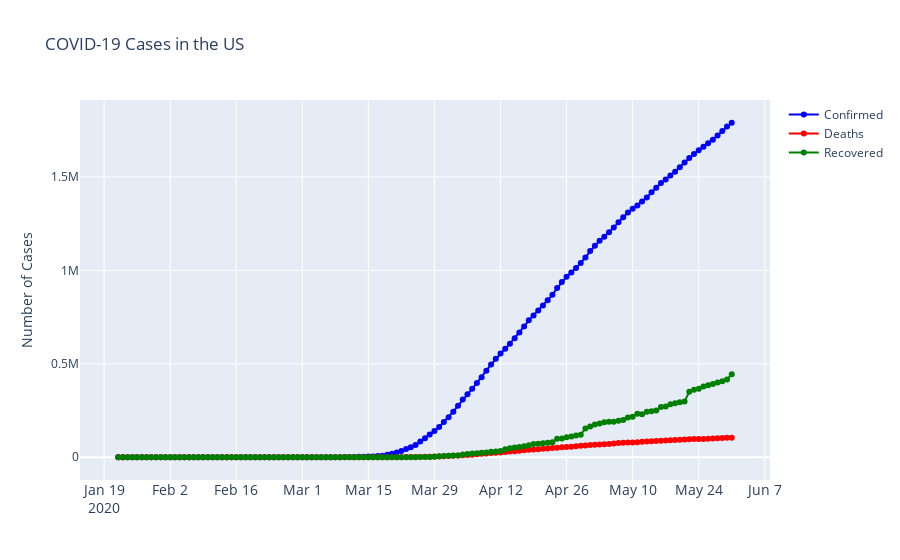

The notebook cell this image was saved under:
### Code cell
#world trend

fig = go.Figure()

fig.add_trace(go.Scatter(x=confirmed['Date'], y=confirmed['Confirmed'], mode='lines+markers',name='Confirmed',line=dict(color='Blue'),connectgaps=True))
fig.add_trace(go.Scatter(x=deaths['Date'], y=deaths['Deaths'], mode='lines+markers',name='Deaths',line=dict(color='Red'),connectgaps=True))
fig.add_trace(go.Scatter(x=recovered['Date'], y=recovered['Recovered'], mode='lines+markers',name='Recovered',line=dict(color='Green'),connectgaps=True))
fig.update_layout(title='COVID-19 Cases in the US', xaxis_tickfont_size=14,yaxis=dict(title='Number of Cases'))


fig.show()
fig.write_html('COVID-19 Cases in the US.html', auto_open=True)

#opens an html

### Figure 1 — Plotly figure (JSON) as saved in the notebook; plotly's stock layout.template omitted (floating-point values rounded to 4 significant figures; data arrays with more than 128 entries replaced by an {"elided": "..."} marker saying what was removed)
{"data": [{"connectgaps": true, "line": {"color": "Blue"}, "mode": "lines+markers", "name": "Confirmed", "type": "scatter", "x": {"elided": "131 str values"}, "y": {"elided": "131 int values"}}, {"connectgaps": true, "line": {"color": "Red"}, "mode": "lines+markers", "name": "Deaths", "type": "scatter", "x": {"elided": "131 str values"}, "y": {"elided": "131 int values"}}, {"connectgaps": true, "line": {"color": "Green"}, "mode": "lines+markers", "name": "Recovered", "type": "scatter", "x": {"elided": "131 str values"}, "y": {"elided": "131 int values"}}], "layout": {"title": {"text": "COVID-19 Cases in the US"}, "xaxis": {"tickfont": {"size": 14}}, "yaxis": {"title": {"text": "Number of Cases"}}}}
